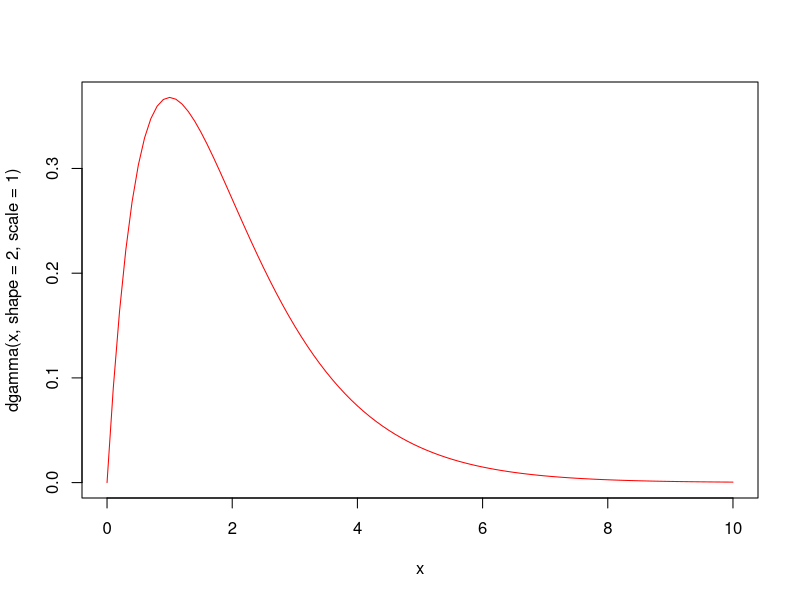
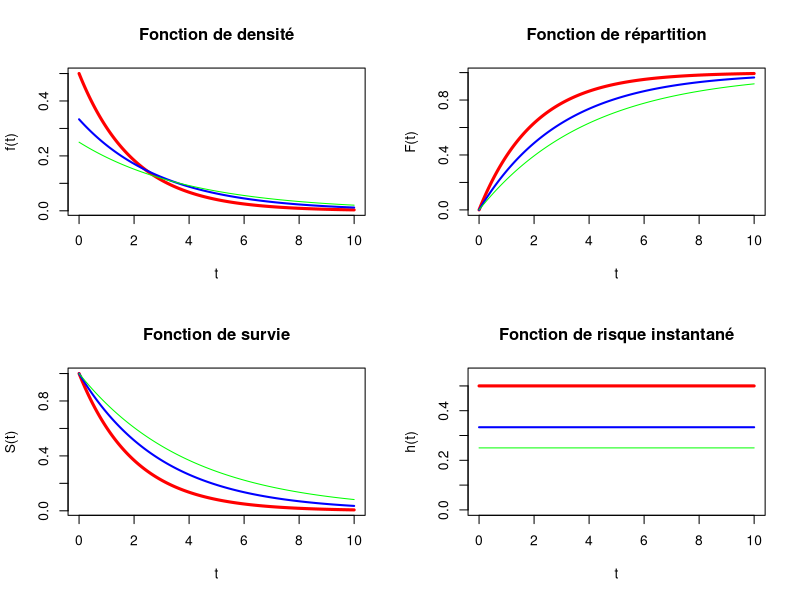
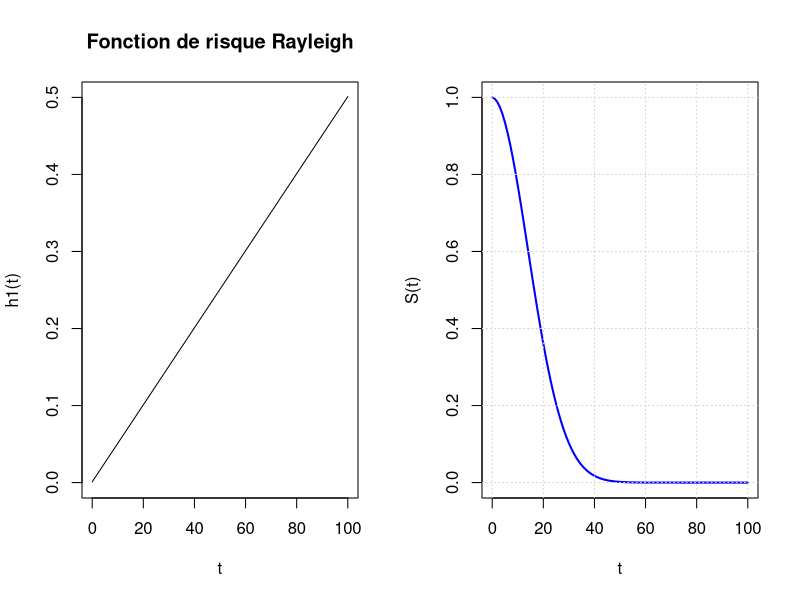
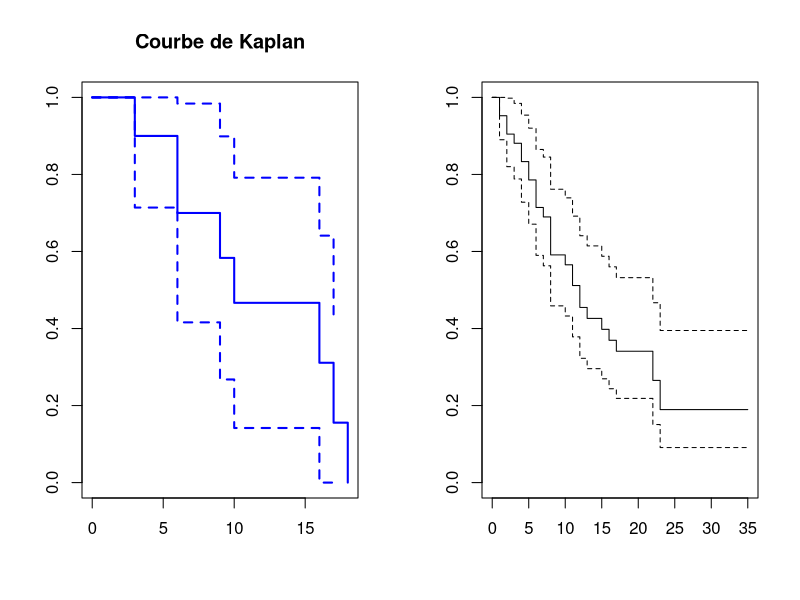
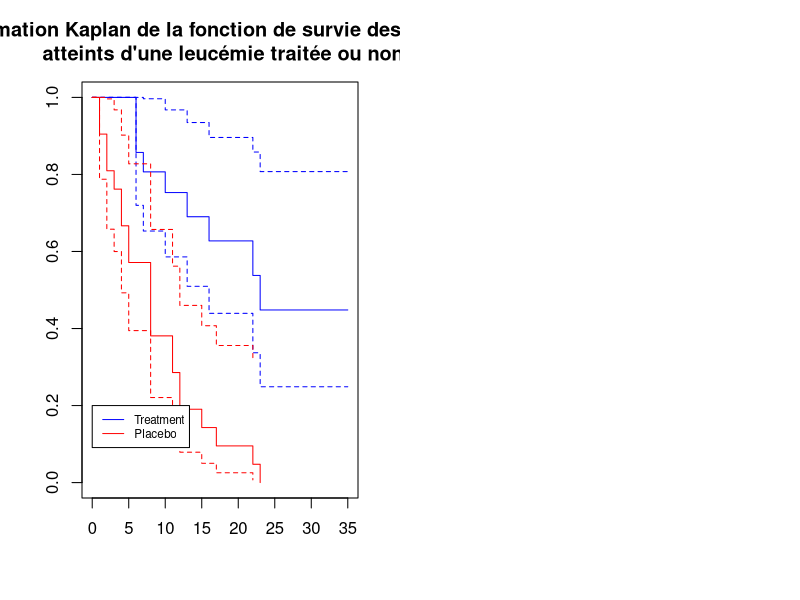

The R script that drew these images, in order:
## ---- chunk 1
curve(dgamma(x, shape = 2, scale = 1), from = 0, to = 10, col = "red")
## ---- chunk 2
library(survival)
#help(package = "survival")
#help("Surv")
timeOFevent <- c(3, 6, 6, 8, 9, 10, 14, 16, 17, 18)
event <- c(1, 1, 1, 0, 1, 1, 0, 1, 1, 1)
Surv(timeOFevent, event)
## ---- chunk 3
t <- seq(0, 10, 0.01)

# Définir les fonctions
f <- function(mu, t){
  return((1/mu) * exp(-t/mu))
}

F <- function(mu, t){
  return(1 - exp(-t/mu))
}

S <- function(mu, t){
  return(exp(-t/mu))
}

h <- function(mu, t){
  return(f(mu,t) / S(mu,t))
}

# Définir les couleurs pour chaque valeur de mu
colors <- c("red", "blue", "green")
mu <- c(2, 3, 4)


# Configuration de la disposition des graphiques
par(mfrow = c(2, 2))

# Fonction de densité
plot(t, f(mu[1], t), type = "l", col = colors[1], lwd = 3, ylab = "f(t)", main = "Fonction de densité")
for(i in 2:length(mu)){
  lines(t, f(mu[i], t), col = colors[i], lwd = (-mu[i]+5))
}

# Tracer la fonction de répartition
plot(t, F(mu[1], t), type = "l", col = colors[1], lwd = 3, ylab = "F(t)", main = "Fonction de répartition")
for(i in 2:length(mu)){
  lines(t, F(mu[i], t), col = colors[i], lwd = (-mu[i]+5))
}


# Tracer la fonction de survie pour chaque mu avec des couleurs différentes
plot(t, S(mu[1], t), type = "l", col = colors[1], lwd = 3, ylab = "S(t)", main = "Fonction de survie")
for(i in 2:length(mu)){
  lines(t, S(mu[i], t), col = colors[i], lwd = (-mu[i]+5))
}


#Fonction de risque
plot(t, h(mu[1], t), type = "l", col = colors[1], lwd = 3, ylab = "h(t)", main = "Fonction de risque instantané", ylim = c(0,0.55))
for(i in 2:length(mu)){
  lines(t, h(mu[i], t), col = colors[i], lwd = (-mu[i]+5))
}
## ---- chunk 4
h1 <- function(t){
  return(0.001+0.005*t)
}
h2<-function(t){
  return(5*0.01*(0.01*t)^{5-1})
}

S <- function(t) {
  v = integrate(h1, lower = 0, upper = t)$value
  return(exp(-v))
}

t = seq(0, 100, 1)

par(mfrow = c(1, 2))

plot(t,h1(t),type = "l", main="Fonction de risque Rayleigh", ylim=c(0,.5))

S_values <- sapply(t, S)
plot(t, S_values, type = "l", col = "blue", lwd = 2, xlab = "t", ylab = "S(t)")
grid()

## ---- chunk 5
library(survival)

timeOFevent <- c(3, 6, 6, 8, 9, 10, 14, 16, 17, 18)
event <- c(1, 1, 1, 0, 1, 1, 0, 1, 1, 1)
Surv(timeOFevent, event)
## ---- chunk 6
Y = Surv(timeOFevent, event)
summary(survfit(Y~1,conf.type="plain"))
## ---- chunk 7
plot(survfit(Y~1, conf.type="plain"), col="blue", lwd=2,main='Courbe de Kaplan')
## ---- chunk 8
data = read.table("leucemie_data.txt", header = TRUE, sep="\t")
str(data)
data$temps = as.numeric(data$temps)
data$status = as.numeric(data$status)
data$groupe = as.factor(data$groupe)
str(data)
## ---- chunk 9
library(survival)
Y = Surv(time = data$temps,event=data$status)
plot(survfit(Y~1))
## ---- chunk 10
t1 <- data$temps[data$groupe==1]
e1 <- data$status[data$groupe==1]
Y1 <- Surv(t1,e1)

t2 <- data$temps[data$groupe==2]
e2 <- data$status[data$groupe==2]
Y2 <- Surv(t2,e2)

plot(survfit(Y1~1), col="blue", main="Estimation Kaplan de la fonction de survie des patients\n atteints d'une leucémie traitée ou non")
lines(survfit(Y2~1),col="red")
legend(0,0.2,legend=c("Treatment", "Placebo"), col=c("blue", "red"),
       lty=c(1,1), cex = 0.7)
## ---- chunk 11
survfit(Y1~1)
survfit(Y2~1)

survfit(Surv(data$temps,data$status)~data$groupe)
